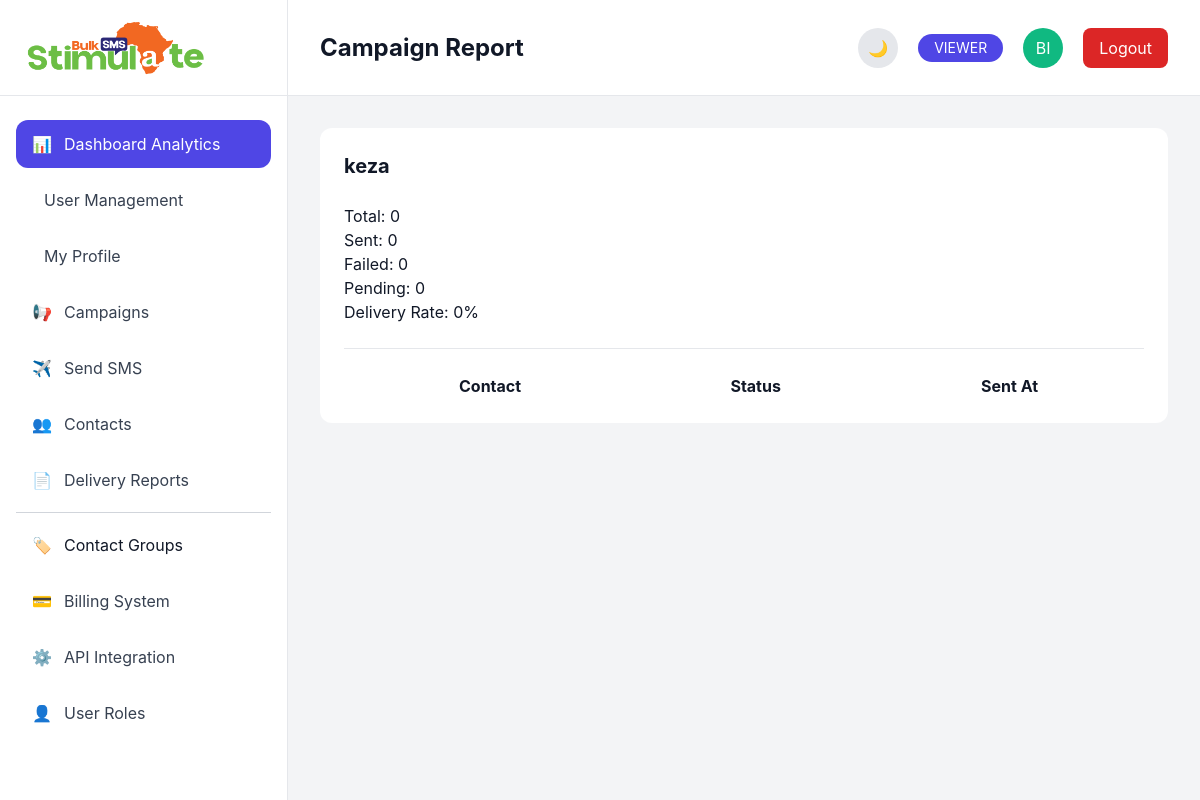
/reports/campaign/3/ (signed in), run on an earlier commit of the app's database.
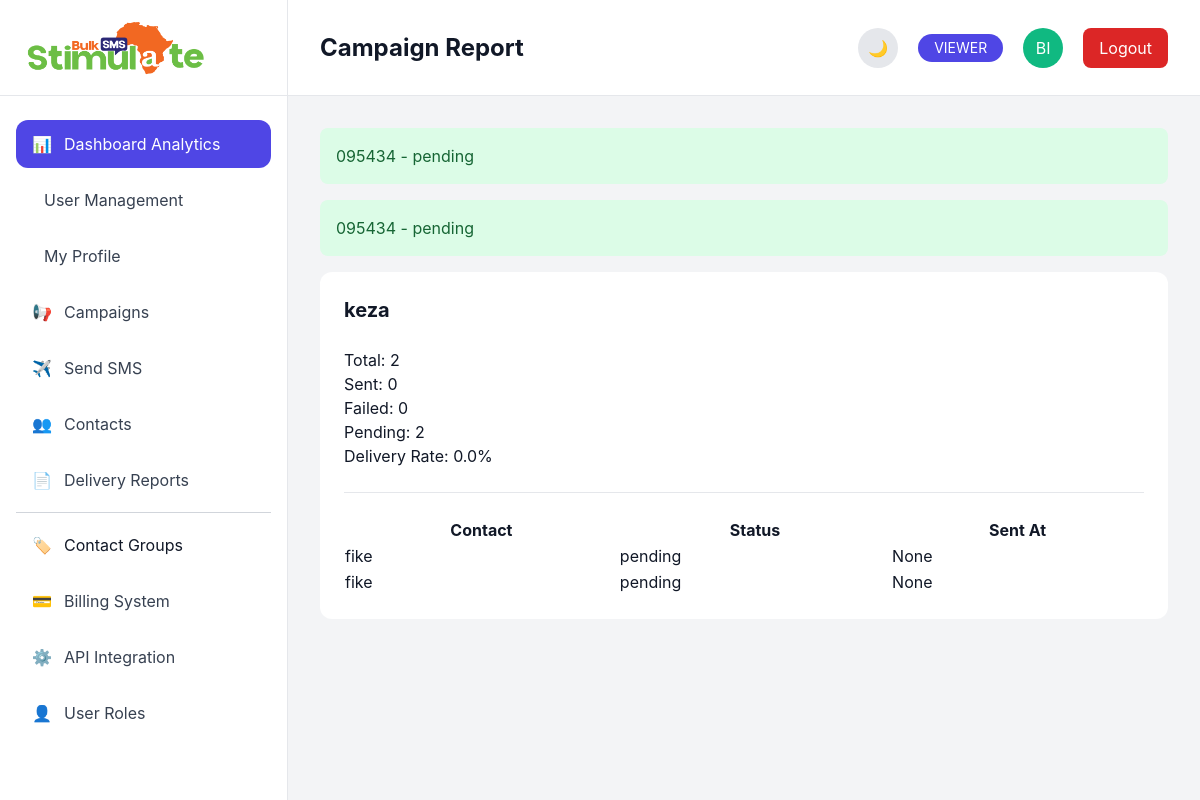
And on a later commit of the database.
### sms/models.py (models this page shows)
class SMSMessage(models.Model):
    STATUS_CHOICES = [
        ('pending', 'Pending'),
        ('sent', 'Sent'),
        ('failed', 'Failed'),
    ]
    campaign = models.ForeignKey(
        Campaign,
        on_delete=models.CASCADE
    )
    contact = models.ForeignKey(
        Contact,
        on_delete=models.CASCADE
    )
    message = models.TextField()
    status = models.CharField(
        max_length=20,
        choices=STATUS_CHOICES,
        default='pending'
    )
    created_at = models.DateTimeField(
        auto_now_add=True
    )
    sent_at = models.DateTimeField(
        null=True,
        blank=True
    )
    def __str__(self):
        return f"{self.contact.phone_number} - {self.status}"

### contacts/models.py (models this page shows)
class Contact(models.Model):
    first_name = models.CharField(max_length=100)
    last_name = models.CharField(max_length=100, blank=True)
    phone_number = models.CharField(max_length=20, unique=True)
    email = models.EmailField(blank=True)
    def __str__(self):
        return self.first_name

### reports/views.py (the view)
@login_required
def campaign_report(request, pk):
    campaign = get_object_or_404(
        Campaign,
        pk=pk
    )
    messages = SMSMessage.objects.filter(
        campaign=campaign
    )
    sent = messages.filter(
        status='sent'
    ).count()
    failed = messages.filter(
        status='failed'
    ).count()
    pending = messages.filter(
        status='pending'
    ).count()
    total = messages.count()
    delivery_rate = 0
    if total > 0:
        delivery_rate = round(
            (sent / total) * 100,
            2
        )
    return render(
        request,
        'reports/campaign_report.html',
        {
            'campaign': campaign,
            'messages': messages,
            'sent': sent,
            'failed': failed,
            'pending': pending,
            'total': total,
            'delivery_rate': delivery_rate,
        }
    )

### templates/reports/campaign_report.html
{% extends 'base.html' %}
{% block page_title %}
Campaign Report
{% endblock %}
{% block content %}
<div class="bg-white rounded-xl p-6">
    <h2 class="text-xl font-bold mb-6">
        {{ campaign.name }}
    </h2>
    <p>Total: {{ total }}</p>
    <p>Sent: {{ sent }}</p>
    <p>Failed: {{ failed }}</p>
    <p>Pending: {{ pending }}</p>
    <p>Delivery Rate: {{ delivery_rate }}%</p>
    <hr class="my-6">
    <table class="w-full">
        <thead>
            <tr>
                <th>Contact</th>
                <th>Status</th>
                <th>Sent At</th>
            </tr>
        </thead>
        <tbody>
            {% for sms in messages %}
            <tr>
                <td>{{ sms.contact }}</td>
                <td>{{ sms.status }}</td>
                <td>{{ sms.sent_at }}</td>
            </tr>
            {% endfor %}
        </tbody>
    </table>
</div>
{% endblock %}

### templates/base.html (shortened to what the changed rows need)
{% load static %}
<!DOCTYPE html>
<html lang="en">
<head>
    <script src="https://cdn.tailwindcss.com"></script>
    <link rel="stylesheet" href="https://cdnjs.cloudflare.com/ajax/libs/font-awesome/6.4.0/css/all.min.css">
    <link rel="stylesheet" href="{% static 'css/style.css' %}">
</head>
<body
    x-data="{
        darkMode: localStorage.getItem('darkMode') === 'true'
    }"
    x-init="
        darkMode
        ? document.documentElement.classList.add('dark')
        : document.documentElement.classList.remove('dark')
    "
    :class="{ 'dark': darkMode }"
    class="
        bg-gray-100 dark:bg-[#0B1120]
        text-gray-900 dark:text-white
        transition-colors duration-300
    "
>
    <div class="flex h-screen overflow-hidden">
        <div class="flex-1 flex flex-col overflow-hidden">
            <header class="
                h-24
                px-8
                flex
                items-center
                justify-between
                border-b
                bg-white dark:bg-[#172033]
                border-gray-200 dark:border-gray-800
                transition-colors duration-300
            ">
                <div>
                    <h1 class="
                        text-2xl
                        font-bold
                        text-gray-900 dark:text-white
                    ">
                        {% block page_title %}{% endblock %}
                    </h1>
                </div>
            </header>
            <main
                class="
                    flex-1
                    overflow-y-auto
                    p-8
                    bg-gray-100 dark:bg-[#0B1120]
                    text-gray-900 dark:text-white
                    transition-colors duration-300
                "
            >
{% if messages %}
    {% for message in messages %}
        <div class="
            mb-4
            p-4
            rounded-lg
            bg-green-100
            text-green-800
        ">
            {{ message }}
        </div>
    {% endfor %}
{% endif %}
                {% block content %}
                {% endblock %}
            </main>
        </div>
    </div>
</head>
<body>
</html>

What changed in the data, as far as the page shows it:
added SMSMessage: contact+status "095434 - pending", contact "fike", status "pending", sent_at "None"
added SMSMessage: contact+status "095434 - pending", contact "fike", status "pending", sent_at "None"
Also different on the page:
{{ total }}: "0" → "2"
{{ pending }}: "0" → "2"
{{ delivery_rate }}: "0" → "0.0"
